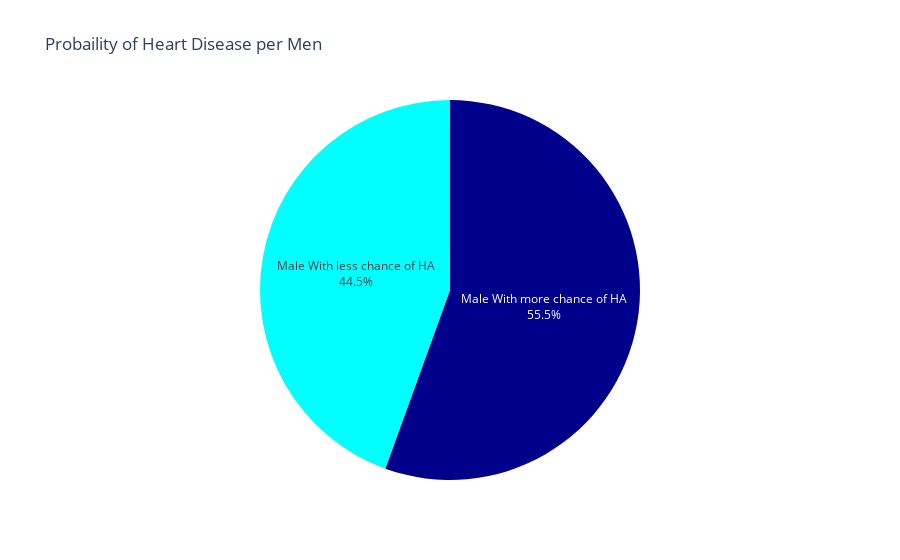

The notebook cell this image was saved under:
### Code cell
labels = ["Male With less chance of HA","Male With more chance of HA"]
values = [df[(df["Sex"]=='M') & (df["HeartDisease"]==0)].count().to_numpy()[0], df[(df["Sex"]=='M') & (df["HeartDisease"]==1)].count().to_numpy()[0]]
fig = go.Figure(data=[go.Pie(labels=labels,values=values,marker_colors=['cyan','darkblue'],textinfo='label+percent')])
fig.update(layout_title_text='Probaility of Heart Disease per Men',layout_showlegend=False)
fig.show()

### Figure 1 — Plotly figure (JSON) as saved in the notebook; plotly's stock layout.template omitted (floating-point values rounded to 4 significant figures)
{"data": [{"labels": ["Male With less chance of HA", "Male With more chance of HA"], "marker": {"colors": ["cyan", "darkblue"]}, "textinfo": "label+percent", "type": "pie", "values": [241, 301]}], "layout": {"showlegend": false, "title": {"text": "Probaility of Heart Disease per Men"}}}
